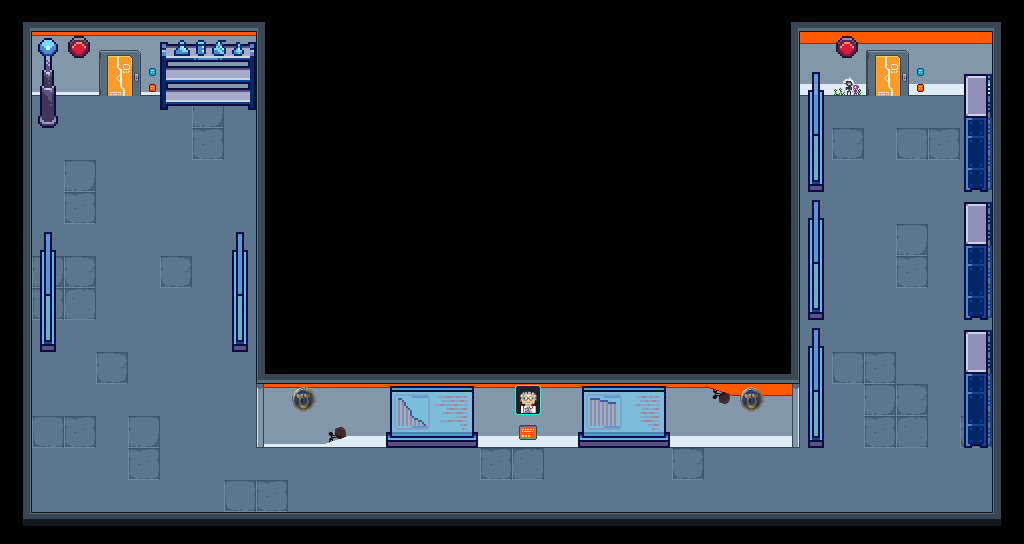

The image is a tile-based game level rendered from a .tmx file. Its description and source (layers, tilesets, objects; grid data summarised) follow:
An orthogonal 32x17 tile map with 32x32 px tiles, 6 tile layers (Tile Layer 1, Tile Layer 2, puerta_abierta, puerta_cerrada, ...), 5 tilesets and 40 objects.

<map version="1.10" tiledversion="1.11.2" orientation="orthogonal" renderorder="right-down" width="32" height="17" tilewidth="32" tileheight="32" infinite="0" nextlayerid="16" nextobjectid="85">
 <tileset firstgid="1" source="../pixel_cyberpunk_interior_free_1.0.1/pixel-cyberpunk-interior.tsx" />
 <tileset firstgid="232" source="../tiles_laboratory_LandOfPixels/tilesStuff.tsx" />
 <tileset firstgid="824" source="../Fondo_Hub/pixel-cyberpunk-modified_1.tsx" />
 <tileset firstgid="1055" source="../referencias/referencias_1.tsx" />
 <tileset firstgid="1286" source="../referencias/referencias_2.tsx" />
 <layer id="1" name="Tile Layer 1" width="32" height="17">
  <data>[544 cells, 126 non-empty, 15 distinct tile ids]</data>
 </layer>
 <layer id="2" name="Tile Layer 2" width="32" height="17">
  <data>[544 cells, 248 non-empty, 23 distinct tile ids]</data>
 </layer>
 <layer id="6" name="puerta_abierta" width="32" height="17">
  <data>[544 cells, 6 non-empty, 6 distinct tile ids]</data>
 </layer>
 <layer id="7" name="puerta_cerrada" width="32" height="17">
  <data>[544 cells, 6 non-empty, 6 distinct tile ids]</data>
 </layer>
 <layer id="12" name="decoracion" width="32" height="17">
  <data>[544 cells, 97 non-empty, 37 distinct tile ids]</data>
 </layer>
 <layer id="13" name="decoracion2" width="32" height="17">
  <data>[544 cells, 20 non-empty, 19 distinct tile ids]</data>
 </layer>
 <objectgroup id="15" name="spawn_enemies" visible="0">
  <object id="68" x="878.25" y="439.594">
   <point />
  </object>
  <object id="69" x="867.003" y="357.111">
   <point />
  </object>
  <object id="70" x="875.438" y="280.253">
   <point />
  </object>
  <object id="71" x="853.88" y="155.592">
   <point />
  </object>
  <object id="72" x="713.286" y="413.349">
   <point />
  </object>
  <object id="73" x="557.694" y="418.973">
   <point />
  </object>
  <object id="74" x="355.236" y="423.66">
   <point />
  </object>
  <object id="75" x="143.407" y="407.725">
   <point />
  </object>
  <object id="76" x="83.4197" y="418.973">
   <point />
  </object>
  <object id="77" x="184.648" y="366.485">
   <point />
  </object>
 </objectgroup>
 <objectgroup id="8" name="hitbox_fondo" visible="0">
  <object id="11" x="255.507" y="7.39409" width="573.055" height="438.318" />
  <object id="13" x="991.63" y="78.8703" width="26.2901" height="451.861" />
  <object id="15" gid="85" x="831.75" y="543.75" width="32" height="32" />
  <object id="16" gid="85" x="864.25" y="546.25" width="32" height="32" />
  <object id="17" gid="85" x="832.5" y="539.25" width="32" height="32" />
  <object id="18" gid="85" x="832" y="543.5" width="32" height="32" />
  <object id="19" gid="85" x="832" y="544.25" width="32" height="32" />
  <object id="20" gid="85" x="861.75" y="541.75" width="32" height="32" />
  <object id="21" gid="85" x="829.75" y="544.75" width="32" height="32" />
  <object id="22" gid="85" x="935" y="544.25" width="32" height="32" />
  <object id="23" gid="85" x="901.75" y="550.5" width="32" height="32" />
  <object id="25" x="7.25" y="512" width="986.5" height="23.25" />
  <object id="26" x="11.25" y="13.25" width="21" height="504.75" />
  <object id="29" x="31" y="22.25" width="234.5" height="73.5" />
  <object id="35" x="798.625" y="29.5" width="68.4167" height="67" />
  <object id="36" x="857.5" y="31.875" width="61" height="28.25" />
  <object id="37" x="906.417" y="21.25" width="92.8333" height="73.5" />
  <object id="42" x="33.6667" y="34.3333" width="28.6667" height="94.3333" />
  <object id="43" x="161" y="72" width="95" height="37" />
  <object id="65" x="963" y="94.5" width="36" height="354" />
  <object id="66" x="229" y="248.5" width="34" height="107.5" />
  <object id="67" x="25.5" y="248" width="34.5" height="104" />
 </objectgroup>
 <objectgroup id="10" name="puerta" visible="0">
  <object id="30" x="886.667" y="64.3333">
   <point />
  </object>
 </objectgroup>
 <objectgroup id="11" name="spawn_cofre">
  <object id="49" x="843.333" y="246.667">
   <point />
  </object>
  <object id="50" x="847.581" y="304.614">
   <point />
  </object>
  <object id="51" x="843.865" y="113.798">
   <point />
  </object>
  <object id="53" x="835.759" y="178.898">
   <point />
  </object>
  <object id="54" x="853.696" y="405.469">
   <point />
  </object>
  <object id="79" x="753.589" y="410.537">
   <point />
  </object>
 </objectgroup>
 <objectgroup id="5" name="spawn_point" visible="0">
  <object id="10" x="122.151" y="127.16">
   <point />
  </object>
 </objectgroup>
</map>
